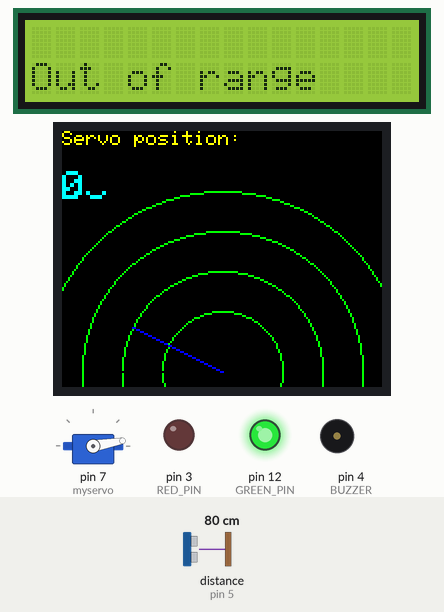
The sketch below on a simulated Arduino Uno, built with avr-gcc and run on an emulated ATmega328P. Shown: 16×2 character LCD, servo, 160×128 colour display, output pins drawn as LEDs (lit = HIGH), buzzer (waves = sounding). Wiring (inferred from the names in the program): ultrasonic range finder: trigger pin 6; echo pin 5. Inputs (shaded band) come from the test bench; at power-on: distance to the obstacle (sensor on pin 5) 80 cm. The echo pulse lasts 58.3 µs per cm; pins used as bus, display or sensor lines are not drawn; what the sketch prints to the serial monitor is not drawn.

Above: at 1.4 s.
1.5 s: distance to the obstacle (sensor on pin 5) set to 32 cm
4.5 s: distance to the obstacle (sensor on pin 5) set to 26 cm
At 5.9 s:
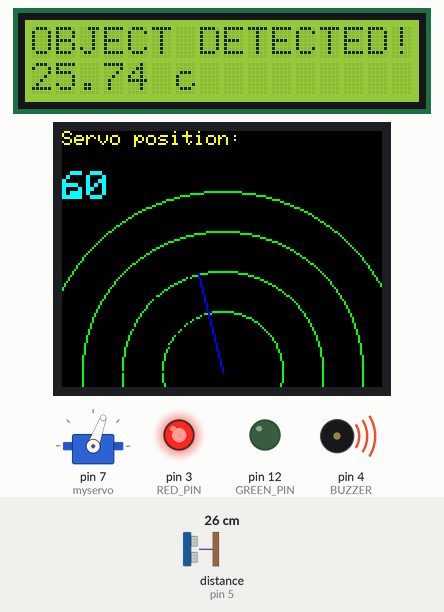
6.2 s: distance to the obstacle (sensor on pin 5) set to 2 cm
At 7.6 s:
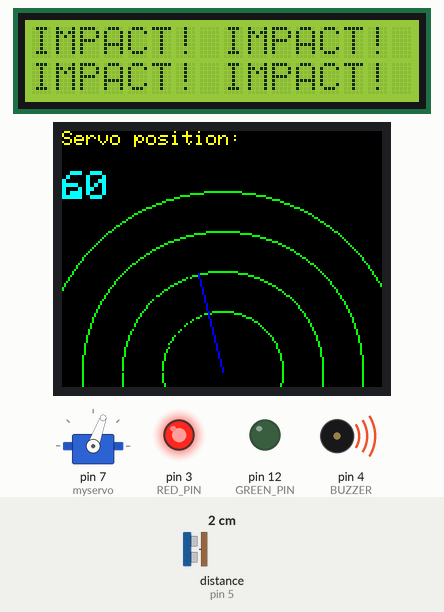
8.3 s: distance to the obstacle (sensor on pin 5) set to 35 cm
At 9.8 s:
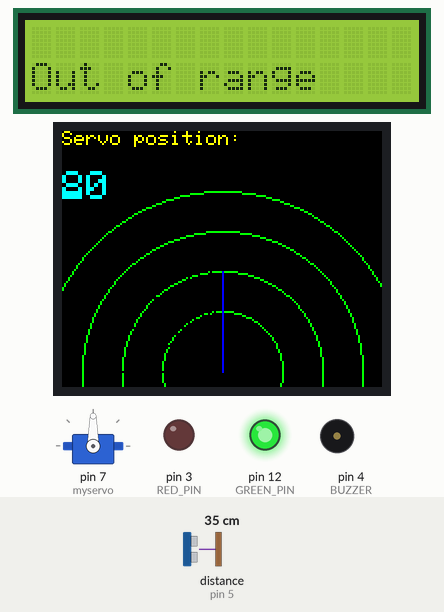
11.3 s: distance to the obstacle (sensor on pin 5) set to 4 cm
At 12.2 s:
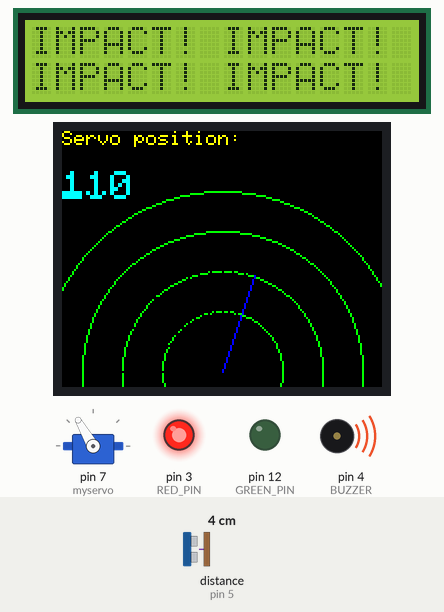
13.4 s: distance to the obstacle (sensor on pin 5) set to 120 cm
At 16.0 s:
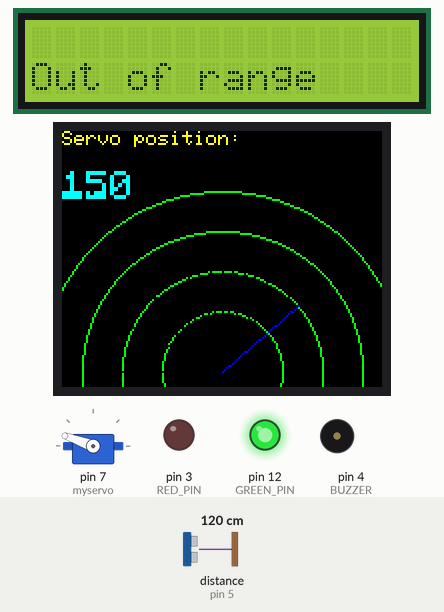
Timing chart, 0 to 17.4 s (numbered marks = the images above; inputs shaded):
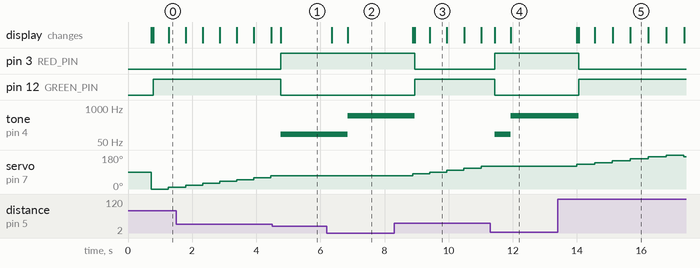

Measured:
- the behaviour switches between 30 and 29 cm on distance to the obstacle (sensor on pin 5) (found by bisection; images 0 and 1)
- after the input at 4.5 s, pin 3 (RED_PIN): LOW → HIGH after 0.26 s; pin 12 (GREEN_PIN): HIGH → LOW after 0.26 s; tone on pin 4 (BUZZER): silent → 100 Hz after 0.26 s; servo on pin 7 (myservo): stays 70° (without the input it goes to 80° after 0.49 s); the display: changes after 0.26 s (image 1)
- after the input at 6.2 s, tone on pin 4 (BUZZER): 100 Hz → 500 Hz after 0.65 s; the display: first changes after 0.15 s (image 2 shows a later state)
- after the input at 8.3 s, pin 3 (RED_PIN): HIGH → LOW after 0.63 s; pin 12 (GREEN_PIN): LOW → HIGH after 0.63 s; tone on pin 4 (BUZZER): 500 Hz → silent after 0.63 s; servo on pin 7 (myservo): moves from 70° to 120° over 2.1 s, starting after 0.58 s; the display: first changes after 0.58 s (image 3 shows a later state)
- after the input at 11.3 s, pin 3 (RED_PIN): LOW → HIGH after 0.14 s; pin 12 (GREEN_PIN): HIGH → LOW after 0.14 s; tone on pin 4 (BUZZER): silent → 100 Hz after 0.14 s, → 500 Hz 0.50 s later; servo on pin 7 (myservo): stays 120° (without the input it goes to 130° after 0.24 s); the display: first changes after 0.14 s (image 4 shows a later state)
- after the input at 13.4 s, pin 3 (RED_PIN): HIGH → LOW after 0.65 s; pin 12 (GREEN_PIN): LOW → HIGH after 0.65 s; tone on pin 4 (BUZZER): 500 Hz → silent after 0.65 s; servo on pin 7 (myservo): rises from 120° to 180° in 2.8 s, then falls to 170° in 0.56 s; the display: first changes after 0.60 s (image 5 shows a later state)
- what the display in image 3 shows lasts 0.5 s, from 9.4 s to 9.9 s

The sketch:

intruder_alert_system.ino
```cpp
/*
Student Name: Ian Jericho Pedeglorio
Student #: 200450851
CS 207 Project: INTRUDER ALERT SYSTEM
*/

//Start of program
//libraries
#include <Wire.h>
#include <LiquidCrystal_I2C.h>
#include <Servo.h>
#include <Adafruit_GFX.h>
#include <Adafruit_ST7735.h>

const int TRIGGER_PIN = 6;    // Trigger pin of the ultrasonic sensor
const int ECHO_PIN = 5;       // Echo pin of the ultrasonic sensor
const int NUM_READINGS = 5;   // Number of readings to take for averaging
const int MAX_DISTANCE = 30;  // Maximum distance that the sensor can detect
const int MIN_DISTANCE = 4;   // Minimum distance that the sensor can detect
const int BUZZER = 4;         // Buzzer
const int RED_PIN = 3;        // red led pin
const int GREEN_PIN = 12;     // green led pin
const int TFT_CS = 10;        //TFT CS
const int TFT_RST = 8;        //TFT RESET
const int TFT_DC = 9;         //TFT A0

Adafruit_ST7735 tft = Adafruit_ST7735(TFT_CS, TFT_DC, TFT_RST);

LiquidCrystal_I2C lcd(0x27, 16, 2);  //LCD address and size of lcd we will use
Servo myservo;                       //Declare the servo

//variables
unsigned long lastTime = 0;   //if last time is 0 to be used later on if statements
int pos = 0;                  //position of servo
bool objectDetected = false;  //boolean for condition if object is detected, we set it as false so we can make it true later


void setup() {

  Serial.begin(9600);
  //Ultrasonic Sensor Pins
  pinMode(TRIGGER_PIN, OUTPUT);
  pinMode(ECHO_PIN, INPUT);

//initalize the led lights (green and red)
  pinMode(RED_PIN, OUTPUT);
  pinMode(GREEN_PIN, OUTPUT);

  //Buzzer pin
  pinMode(BUZZER, OUTPUT);

  //Initialize the 16x2 lcd
  lcd.init();
  lcd.backlight();
  lcd.setCursor(0, 0);

  //initialize servo at pin 7
  myservo.attach(7);


  //Initialize TFT LCD Screen
  tft.initR();
  tft.fillScreen(ST7735_BLACK);                  //background
  tft.setRotation(1);                            //Rotate it facing user

  //Create fixed radar lines
  tft.drawCircle(80, 120, 30, ST7735_GREEN);
  tft.drawCircle(80, 120, 50, ST7735_GREEN);
  tft.drawCircle(80, 120, 70, ST7735_GREEN);
  tft.drawCircle(80, 120, 90, ST7735_GREEN);

  //Create fixed servo p[osition indicator
  tft.setCursor(0, 0);
  tft.setTextColor(ST7735_YELLOW);
  tft.setTextSize(1);
  tft.print("Servo position:");
}


//function for reading the distance from the ultrasonic sensor
float readDistance() {

  //initialize the trigger pin
  digitalWrite(TRIGGER_PIN, LOW);
  delayMicroseconds(2);
  digitalWrite(TRIGGER_PIN, HIGH);
  delayMicroseconds(10);
  digitalWrite(TRIGGER_PIN, LOW);

  //the duration will be how the echo pin remains high
  float duration = pulseIn(ECHO_PIN, HIGH);
  float distance = duration / 58.2;  //This formula is used to calculate the distance from pulse of the sensor that bounces off in an object divided by the speed of sound

  //prints the distance in serial monitor
  Serial.print("Distance: ");
  Serial.print(distance);
  Serial.println(" cm");

  //return value of distance
  return distance;
}

//Function to calculate average distance
float getAverageDistance() {
  //initiate totald istance at 0
  float totalDistance = 0;

  //this for loop increments until the number of readings is 5
  for (int i = 0; i < NUM_READINGS; i++) {

    totalDistance += readDistance();  //Total distance is equal to the sum of the distance read
  }

  //We get the average to make a better distance measure precision
  float averageDistance = totalDistance / NUM_READINGS;  //Divide all the distance read and divide it by number of readings to get average

  //prints the Average distance in the serial monitor
  Serial.print("Average Distance: ");
  Serial.print(averageDistance);
  Serial.println(" cm");

  //return average distance value
  return averageDistance;
}

//fnction when there is no object in sight
void displayOutOfRange() {


  //print information in the 16x2 lcd
  lcd.setCursor(0, 1);
  lcd.print("Out of range");
  lcd.setCursor(12, 1);
  lcd.print("             ");
  lcd.setCursor(0, 0);
  lcd.print("                  ");

   //make the buzzer silent
  noTone(BUZZER);
  fastFlash(false, RED_PIN, GREEN_PIN); //turn on green led

}

//fnction when object is less than 4 cm from sensor
void displayImpact() {

  //print information in the 16x2 lcd
  lcd.setCursor(15, 0);
  lcd.print(" ");
  lcd.setCursor(0, 1);
  lcd.print("IMPACT! IMPACT!");
  lcd.setCursor(0, 0);
  lcd.print("IMPACT! IMPACT!");

  //make the buzzer make an alarm
  tone(BUZZER, 500);

  fastFlash(true, RED_PIN,GREEN_PIN);  // Turn on the red LED

}
//fnction when object is within 0 to 30 cm and object is detected
void displayDistance(float distance) {

  //print information in the 16x2 lcd
  lcd.setCursor(15, 0);
  lcd.setCursor(0, 1);
  lcd.print(distance, 2);
  lcd.print(" cm");
  lcd.setCursor(7, 1);
  lcd.print("            ");
  lcd.setCursor(0, 0);
  lcd.print("OBJECT DETECTED!");

  //make the buzzer make an alarm
  tone(BUZZER, 100);

  fastFlash(true, RED_PIN, GREEN_PIN);  //still turn on red led

}

//function for servo mvement
void rotateServo() {
  static int direction = 0;        // initial direction of rotation
  int posr = myservo.read();       //store the servo position in a variable for tft lcd later


  //if an object is detected, stop the servo as it it will write its current position
  if (objectDetected) {
    myservo.write(pos);

    return;
  }


  unsigned long now = millis();  //we will use millis because using delay() function causes too much delay in the lcd display, ultrasonic sensor readings and servo movements
  if (now - lastTime >= 100) {
    lastTime = now;
    pos += direction;            //position will be position + direction
    if (pos >= 180) {
      direction = -10;           // if position reaches 180, decrement position by 20s
      pos = 180;                 //position will be 180 by then

    } else if (pos <= 0) {       // if position reaches 0, increment position by 20s
      direction = 10;
      pos = 0;                   //position will be 0 by then


    }
  }
  //Move the servo to desired position
  myservo.write(pos);


  //While moving servo position, draw a line on the TFT LCD to indicate and position like a radar (This will get updated as servo moves)
  tft.fillRect(0, 20, 120, 10, ST7735_BLACK);
  tft.setCursor(0, 20);
  tft.setTextColor(ST7735_CYAN);
  tft.setTextSize(2);
  tft.print(posr); //Write servo position

  //Variables for the line
  static float prev_x = 80;
  static float prev_y = 120;


  float x = map(pos, 0, 180, 30, 130);                     //Map the servo position which is 0 to 180, the 430 and 130 enables it to fit in the screen
  float y = -sqrt(pow(50, 2) - pow(x - 80, 2)) + 120;      //formula for a circle, we use -sqrt because we want the lines on the other side of circle

  tft.drawLine(80, 120, prev_x, prev_y, ST7735_BLACK);     //draw a black previous line to hide the previous position of servo


  tft.drawLine(80, 120, x, y, ST7735_BLUE);               // Draw current line

  //curren values are stored in the prev_x and prev_y to vve used later
  prev_x = x;
  prev_y = y;

  delay(10);
}


//function for red led
void fastFlash(bool on, int redPin, int greenPin) {
  // setup of green led pin
  if (on) {
    digitalWrite(redPin, HIGH);  // turn on the red LED
    digitalWrite(greenPin, LOW); // turn off the green LED
  } else {
    digitalWrite(redPin, LOW);   // turn off the red LED
    digitalWrite(greenPin, HIGH); // turn on the green LED
  }
}


//loop function
void loop() {

  //variables used throughout the loop
  static unsigned long lastTime = 0;
  unsigned long currentTime = millis();

  //call the function for average distance
  float averageDistance = getAverageDistance();


  if (averageDistance > MAX_DISTANCE) {              //if average distance greater than 30 cm, it cant detect any object
    if (currentTime - lastTime >= 500) {            //subtitute to delay() function
      lastTime = currentTime;
      rotateServo();                                //call function to rotate the servo
      displayOutOfRange();                          //call function for lcd display
    }
  } else if (averageDistance < MIN_DISTANCE) {      //if average distance is less than 4 cm, impact will happen
    if (currentTime - lastTime >= 500) {            //subtitute to delay() function
      lastTime = currentTime;
      displayImpact();                              //call function that makes the servo stop, and display that impact is detected
    }
  } else {                                          //if average distance is less than 30 cm and greater than 4 cm, An object is detected
    if (currentTime - lastTime >= 200) {
      lastTime = currentTime;
      displayDistance(averageDistance);             //call function that displays real time distance in 16x2 lcd
    }
  }
}
//end of program
```
